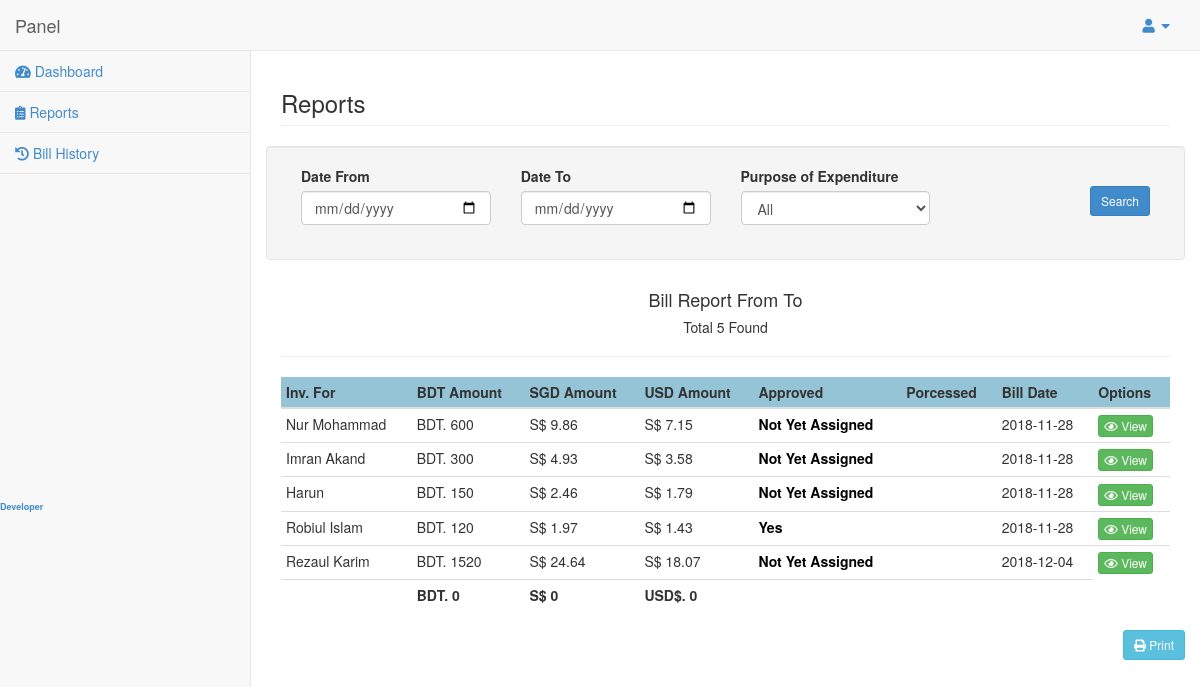
/master/dir/reports.php (signed in), run on the app's committed database.
### tables this page shows
CREATE TABLE `expenditures` (
  `id` int(11) NOT NULL AUTO_INCREMENT,
  `voucher_no` text NOT NULL,
  `processed_by` text NOT NULL,
  `inv_for` text NOT NULL,
  `purpose_of_exp` text NOT NULL,
  `amount_bdt` text NOT NULL,
  `amount_sgd` text NOT NULL,
  `amount_usd` text NOT NULL,
  `approved` text NOT NULL,
  `processed` text NOT NULL,
  `scan_doc` text NOT NULL,
  `date` text NOT NULL,
  `up_by` text NOT NULL,
  PRIMARY KEY (`id`)
);

### master/dir/reports.php (the view, shortened to what this page needs)
<!DOCTYPE html>
<html>
<head>
    <?php include('../includes/head.php'); ?>
</head>
<body>
    <div id="wrapper">
        <?php include('../includes/menu.php'); ?>
        <div id="page-wrapper">
            <div class="row print-none">
                <div class="col-lg-12">
                    <h3 class="page-header">Reports</h3>
                </div>
                <form action="reports.php" method="post" class="col-md-12 well">
                    <div class="form-group col-md-3">
                        <label>Date From</label>
                        <input type="date" name="date_from" class="form-control">
                    </div>
                    <div class="form-group col-md-3">
                        <label>Date To</label>
                        <input type="date" name="date_to" class="form-control">
                    </div>
                    <div class="form-group col-md-3">
                        <label>Purpose of Expenditure</label>
                        <select name="purpose_of_exp" class="form-control">
                            <?php
                            $type_q = mysqli_query($con, "SELECT * FROM expenditure_types ORDER BY id");
                            while ($type_row = mysqli_fetch_array($type_q)) {
                                echo "<option>" . $type_row['e_type'] . "</option>";
                            }
                            ?>
                        </select>
                    </div>
                    <br>
                    <div class="form-group col-md-3">
                        <input type="submit" name="search_btn" class="btn btn-primary btn-sm pull-right" value="Search">
                    </div>
                </form>
            </div>
            <div class="row">
                <div class="col-md-12">
                    <div id="divToPrint">
                        <table class="table table-condensed">
                            <thead style="background-color:#94C4D5">
                                <tr>
                                    <th>Inv. For</th>
                                    <th>BDT Amount</th>
                                    <th>SGD Amount</th>
                                    <th>USD Amount</th>
                                    <th>Approved</th>
                                    <th>Porcessed</th>
                                    <th>Bill Date</th>
                                    <th>Options</th>
                                </tr>
                            </thead>
                            <tbody>
                                <?php
                                if (isset($_POST['search_btn'])) {
                                    $date_from = $_POST['date_from'];
                                    $date_to = $_POST['date_to'];
                                    $purpose_of_exp = $_POST['purpose_of_exp'];
                                    if ($purpose_of_exp === 'All') {
                                        $q = mysqli_query($con, "SELECT * FROM expenditures WHERE date BETWEEN '$date_from' AND '$date_to'");
                                    } else {
                                        $q = mysqli_query($con, "SELECT * FROM expenditures WHERE purpose_of_exp='$purpose_of_exp' AND date BETWEEN '$date_from' AND '$date_to'");
                                    }
                                } else {
                                    $q = mysqli_query($con, "SELECT * FROM expenditures");
                                }
                                $num_rows = mysqli_num_rows($q);
                                $heading = "<div align='center'><h4>" . $purpose_of_exp . " Bill Report From <span style='color:#075C99'>" . $date_from . "</span> To <span style='color:#075C99'>" . $date_to . "</span></h4><h5> Total " . $num_rows . " Found</h5><hr></div>";
                                echo $heading;
                                $bdt_q = mysqli_query($con, "SELECT SUM(amount_bdt) AS total_bdt FROM expenditures WHERE date BETWEEN '$date_from' AND '$date_to'");
                                $bdtq_row = mysqli_fetch_array($bdt_q);
                                $sgd_q = mysqli_query($con, "SELECT SUM(amount_sgd) AS total_sgd FROM expenditures WHERE date BETWEEN '$date_from' AND '$date_to'");
                                $sgdq_row = mysqli_fetch_array($sgd_q);
                                $usd_q = mysqli_query($con, "SELECT SUM(amount_usd) AS total_usd FROM expenditures WHERE date BETWEEN '$date_from' AND '$date_to'");
                                $usdq_row = mysqli_fetch_array($usd_q);
                                while ($row = mysqli_fetch_array($q)) {
                                    echo "<tr><td>" . $row['inv_for'] . "</td><td>BDT. " . $row['amount_bdt'] . "</td><td>S$ " . round($row['amount_sgd'], 2) . "</td><td>S$ " . round($row['amount_usd'], 2) . "</td><td><strong style='color:green'><a style='color:#000;text-decoration:none' target='_blank' href='approve_bill.php?id=" . $row['id'] . "'>" . $row['approved'] . "</a></strong></td><td>" . $row['porcessed'] . "</td><td>" . $row['date'] . "</td><td><a target='_blank' href='view_bill.php?id=" . $row['id'] . "' class='btn btn-success btn-xs'> <i class='far fa-eye'></i> View</a></td></tr>";
                                }
                                ?>
                                <tr style="font-weight:bold">
                                    <td></td>
                                    <td>BDT. <?php echo round($bdtq_row['total_bdt'], 2); ?></td>
                                    <td>S$ <?php echo round($sgdq_row['total_sgd'], 2); ?></td>
                                    <td>USD$. <?php echo round($usdq_row['total_usd'], 2); ?></td>
                                    <td></td>
                                    <td></td>
                                    <td></td>
                                </tr>
                            </tbody>
                        </table>
                    </div>
                </div>
                <a class="btn btn-info btn-sm pull-right" onclick="window.print();"><i class="fas fa-print"></i> Print</a>
            </div>
        </div>
    </div>
</body>
</html>

### master/css/sb-admin.css (style rules this page uses)
body { padding-top: 100px; background-color: #f8f8f8; }
@media (min-width:768px) { body { padding-top: 50px; } }
#wrapper { width: 100%; }
#page-wrapper { padding: 0 15px; min-height: 568px; background-color: #fff; }
@media (min-width:768px) { #page-wrapper { position: inherit; margin: 0 0 0 250px; padding: 0 30px; min-height: 1300px; border-left: 1px solid #e7e7e7; } }

### data on the page
expenditures: inv_for "Nur Mohammad", amount_bdt "600", amount_sgd "9.86", amount_usd "7.15", approved "Not Yet Assigned", date "2018-11-28"
expenditures: inv_for "Imran Akand", amount_bdt "300", amount_sgd "4.93", amount_usd "3.58", approved "Not Yet Assigned", date "2018-11-28"
expenditures: inv_for "Harun", amount_bdt "150", amount_sgd "2.46", amount_usd "1.79", approved "Not Yet Assigned", date "2018-11-28"
expenditures: inv_for "Robiul Islam", amount_bdt "120", amount_sgd "1.97", amount_usd "1.43", approved "Yes", date "2018-11-28"
expenditures: inv_for "Rezaul Karim", amount_bdt "1520", amount_sgd "24.64", amount_usd "18.07", approved "Not Yet Assigned", date "2018-12-04"

### other printed values
$num_rows "5"
$bdtq_row['total_bdt'] "0"
$sgdq_row['total_sgd'] "0"
$usdq_row['total_usd'] "0"
form field purpose_of_exp "All"
